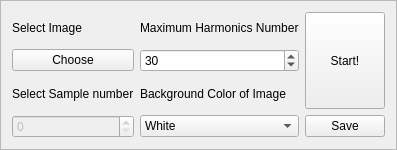
         <widget class="QFrame" name="frame_3">
          <property name="sizePolicy">
           <sizepolicy hsizetype="Minimum" vsizetype="Minimum">
            <horstretch>0</horstretch>
            <verstretch>0</verstretch>
           </sizepolicy>
          </property>
          <property name="minimumSize">
           <size>
            <width>0</width>
            <height>150</height>
           </size>
          </property>
          <property name="frameShape">
           <enum>QFrame::StyledPanel</enum>
          </property>
          <property name="frameShadow">
           <enum>QFrame::Raised</enum>
          </property>
          <layout class="QGridLayout" name="gridLayout_14">
           <item row="3" column="1">
            <widget class="QComboBox" name="cb_BGC_sample">
             <item>
              <property name="text">
               <string>White</string>
              </property>
             </item>
             <item>
              <property name="text">
               <string>Black</string>
              </property>
             </item>
            </widget>
           </item>
           <item row="2" column="1">
            <widget class="QLabel" name="label_39">
             <property name="text">
              <string>Background Color of Image</string>
             </property>
            </widget>
           </item>
           <item row="3" column="0">
            <widget class="QSpinBox" name="sb_snum_sample">
             <property name="enabled">
              <bool>false</bool>
             </property>
            </widget>
           </item>
           <item row="2" column="0">
            <widget class="QLabel" name="label_34">
             <property name="sizePolicy">
              <sizepolicy hsizetype="Preferred" vsizetype="Minimum">
               <horstretch>0</horstretch>
               <verstretch>0</verstretch>
              </sizepolicy>
             </property>
             <property name="text">
              <string>Select Sample number</string>
             </property>
            </widget>
           </item>
           <item row="0" column="0">
            <widget class="QLabel" name="label_33">
             <property name="sizePolicy">
              <sizepolicy hsizetype="Preferred" vsizetype="Minimum">
               <horstretch>0</horstretch>
               <verstretch>0</verstretch>
              </sizepolicy>
             </property>
             <property name="text">
              <string>Select Image</string>
             </property>
            </widget>
           </item>
           <item row="1" column="0">
            <widget class="QPushButton" name="button_sample">
             <property name="text">
              <string>Choose</string>
             </property>
            </widget>
           </item>
           <item row="1" column="1">
            <widget class="QSpinBox" name="sb_mh_sample">
             <property name="minimum">
              <number>1</number>
             </property>
             <property name="maximum">
              <number>300</number>
             </property>
             <property name="value">
              <number>30</number>
             </property>
            </widget>
           </item>
           <item row="0" column="1">
            <widget class="QLabel" name="label_38">
             <property name="text">
              <string>Maximum Harmonics Number</string>
             </property>
            </widget>
           </item>
           <item row="0" column="2" rowspan="3">
            <widget class="QPushButton" name="button_startsample">
             <property name="sizePolicy">
              <sizepolicy hsizetype="Minimum" vsizetype="Expanding">
               <horstretch>0</horstretch>
               <verstretch>0</verstretch>
              </sizepolicy>
             </property>
             <property name="text">
              <string>Start!</string>
             </property>
             <property name="iconSize">
              <size>
               <width>19</width>
               <height>19</height>
              </size>
             </property>
            </widget>
           </item>
           <item row="3" column="2">
            <widget class="QPushButton" name="button_save_sample">
             <property name="text">
              <string>Save</string>
             </property>
            </widget>
           </item>
          </layout>
         </widget>
